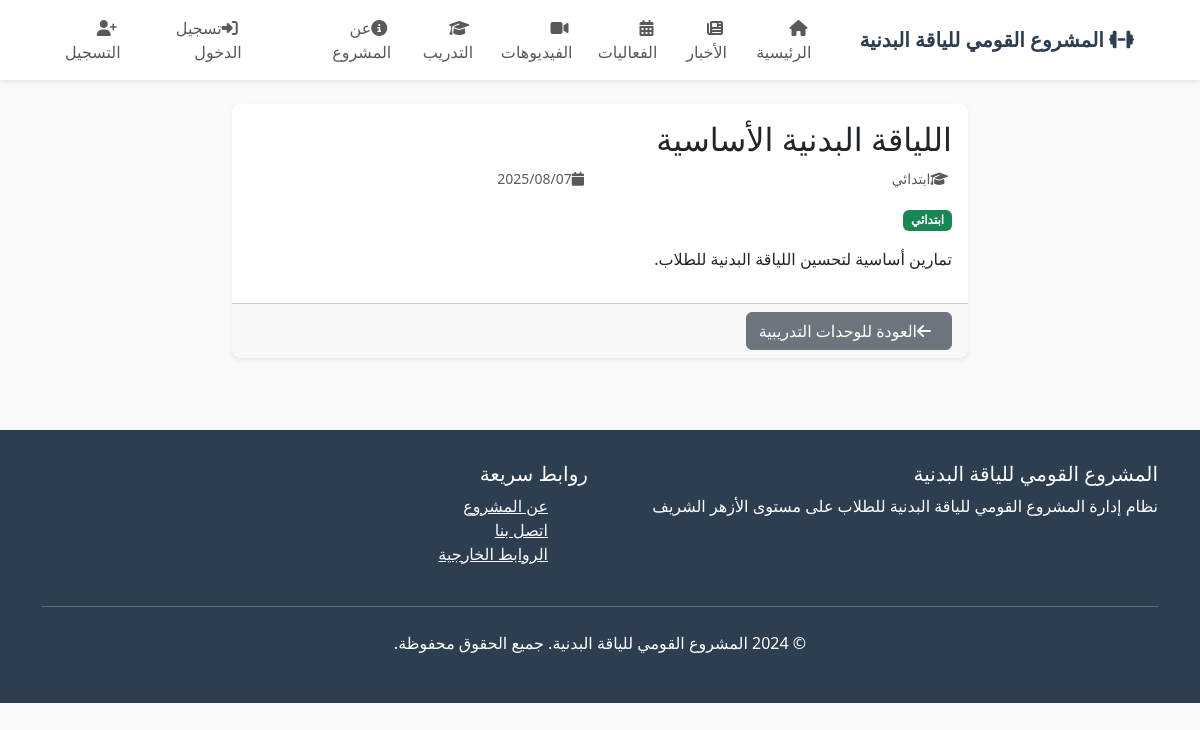
The page /training/1/ on the database its author committed.
### fitness_management/models.py (models this page shows, shortened)
class TrainingUnit(models.Model):
    title = models.CharField(max_length=200, verbose_name="العنوان")
    content = models.TextField(verbose_name="المحتوى")
    education_level = models.CharField(max_length=10, choices=Student.EDUCATION_LEVELS, verbose_name="المرحلة التعليمية")
    file = models.FileField(upload_to='training/', blank=True, verbose_name="الملف")
    created_at = models.DateTimeField(auto_now_add=True)
    class Meta:
        verbose_name = "الوحدة التدريبية"
        verbose_name_plural = "الوحدات التدريبية"
        ordering = ['-created_at']

### fitness_management/views.py (the view)
# urls.py: path('training/<int:unit_id>/', views.training_unit_detail, name='training_unit_detail'),
def training_unit_detail(request, unit_id):
    unit = get_object_or_404(TrainingUnit, id=unit_id)
    context = {
        'unit': unit,
    }
    return render(request, 'fitness_management/training_unit_detail.html', context)

### templates/fitness_management/training_unit_detail.html (shortened to what this page needs)
{% extends 'base.html' %}
{% block content %}
<div class="container py-4">
    <div class="row">
        <div class="col-md-8 mx-auto">
            <div class="card">
                <div class="card-body">
                    <h2 class="card-title">{{ unit.title }}</h2>
                    <div class="row mb-3">
                        <div class="col-md-6">
                            <small class="text-muted">
                                <i class="fas fa-graduation-cap me-1"></i>{{ unit.get_education_level_display }}
                            </small>
                        </div>
                        <div class="col-md-6">
                            <small class="text-muted">
                                <i class="fas fa-calendar me-1"></i>{{ unit.created_at|date:"Y/m/d" }}
                            </small>
                        </div>
                    </div>
                    <div class="mb-3">
                        <span class="badge bg-success">{{ unit.get_education_level_display }}</span>
                    </div>
                    <div class="card-text">
                        {{ unit.content|linebreaks }}
                    </div>
                </div>
                <div class="card-footer">
                    <a href="{% url 'fitness_management:training_units_list' %}" class="btn btn-secondary">
                        <i class="fas fa-arrow-left me-2"></i>العودة للوحدات التدريبية
                    </a>
                </div>
            </div>
        </div>
    </div>
</div>
{% endblock %}

### templates/base.html (style rules this page uses)
body { font-family: 'Segoe UI', Tahoma, Geneva, Verdana, sans-serif; background-color: #f8f9fa; }
.card { border: none; box-shadow: 0 0.125rem 0.25rem rgba(0, 0, 0, 0.075); border-radius: 0.5rem; }

### rows shown on the page
TrainingUnit: title "اللياقة البدنية الأساسية", education_level "ابتدائي", created_at "2025/08/07", content "تمارين أساسية لتحسين اللياقة البدنية للطلاب."
